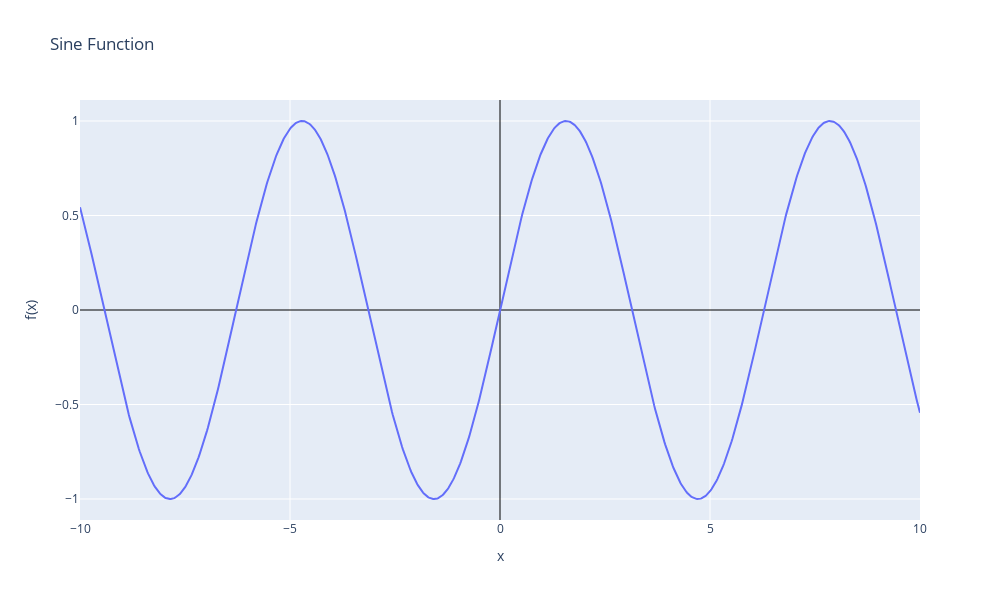
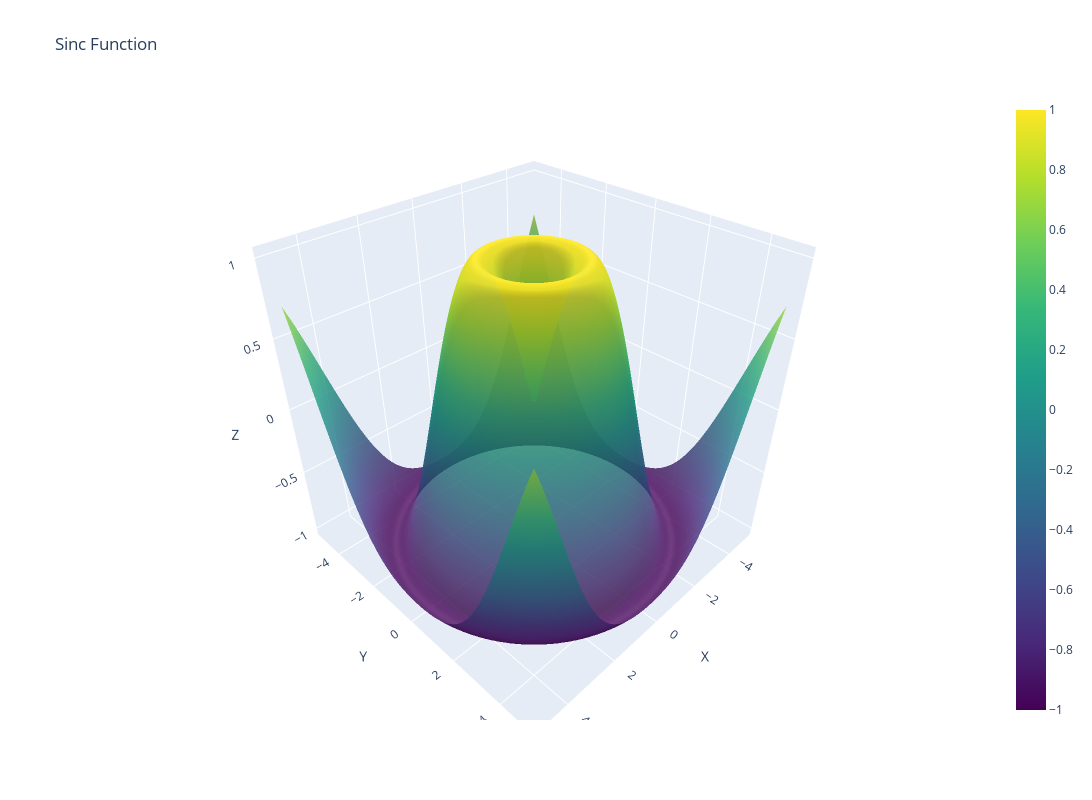
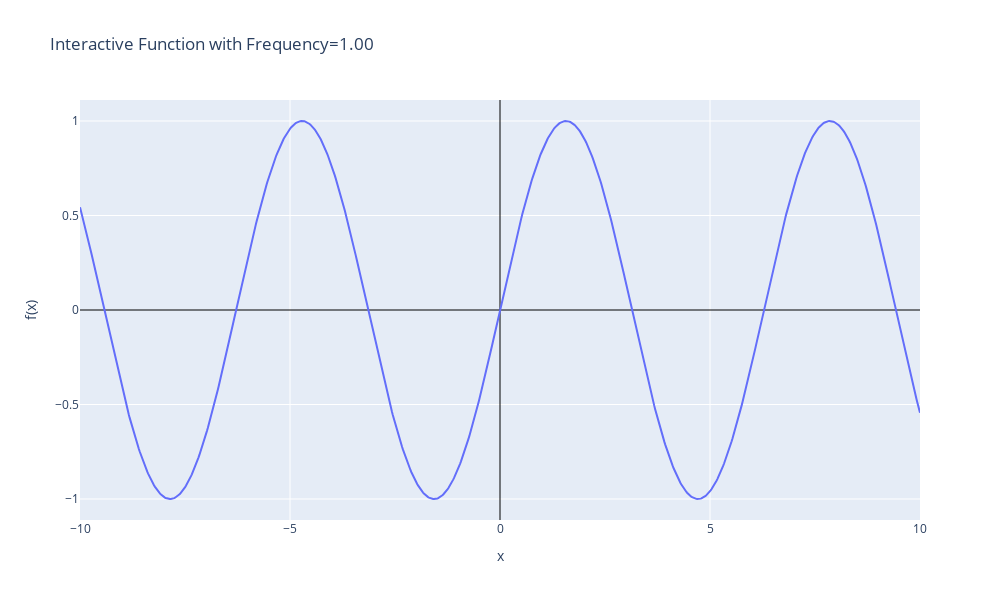
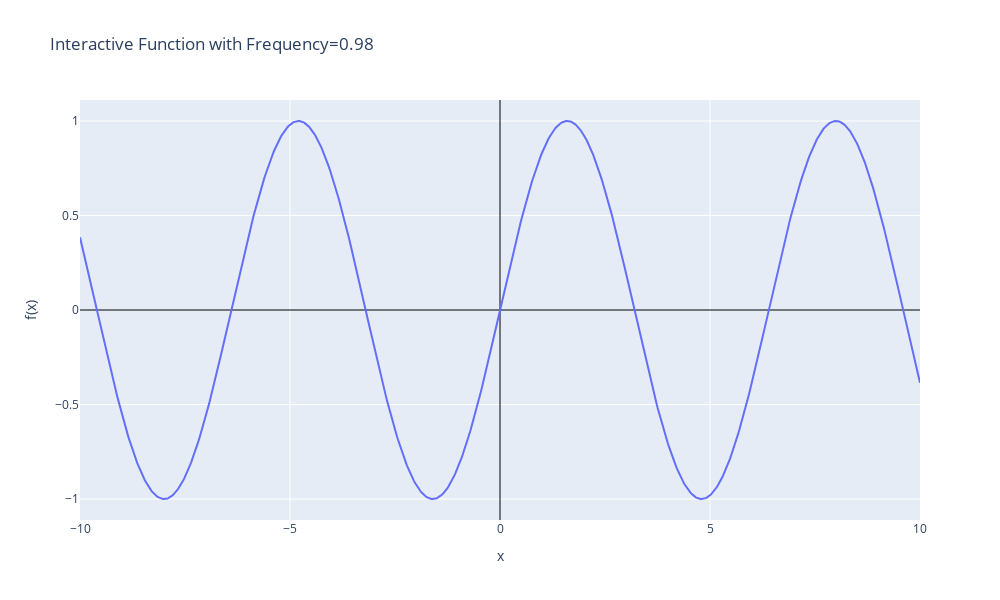

The notebook cell these images were saved under, in order:
### Code cell
import numpy as np
import plotly.graph_objects as go
import plotly.express as px
from plotly.subplots import make_subplots
from ipywidgets import interact, FloatSlider
%matplotlib inline

# 2D Function Visualization
def plot_function_2d(func, x_range=(-10, 10), num_points=1000, title="Function Plot"):
    x = np.linspace(x_range[0], x_range[1], num_points)
    y = func(x)
    
    fig = go.Figure()
    fig.add_trace(go.Scatter(x=x, y=y, mode='lines', name='f(x)'))
    
    fig.update_layout(
        title=title,
        xaxis_title='x',
        yaxis_title='f(x)',
        xaxis=dict(zeroline=True, zerolinewidth=1, zerolinecolor='black'),
        yaxis=dict(zeroline=True, zerolinewidth=1, zerolinecolor='black'),
        width=1000, height=600,
        hovermode='closest'
    )
    
    fig.show()

# 3D Function Visualization
def plot_function_3d(func, x_range=(-5, 5), y_range=(-5, 5), num_points=100, title="3D Function Plot"):
    x = np.linspace(x_range[0], x_range[1], num_points)
    y = np.linspace(y_range[0], y_range[1], num_points)
    X, Y = np.meshgrid(x, y)
    Z = func(X, Y)
    
    fig = go.Figure(data=[go.Surface(z=Z, x=X, y=Y, colorscale='viridis', opacity=0.8)])
    
    fig.update_layout(
        title=title,
        scene=dict(
            xaxis_title='X',
            yaxis_title='Y',
            zaxis_title='Z'
        ),
        width=1200, height=800
    )
    
    fig.show()

# Interactive Function Visualization
def interactive_function(func, param_range=(0, 10), initial_param=1, param_name="a"):
    @interact(param=FloatSlider(min=param_range[0], max=param_range[1], step=(param_range[1]-param_range[0])/100, value=initial_param, description=param_name))
    def update(param=initial_param):
        x = np.linspace(-10, 10, 1000)
        y = func(x, param)
        
        fig = go.Figure()
        fig.add_trace(go.Scatter(x=x, y=y, mode='lines', name=f'f(x) with {param_name}={param:.2f}'))
        
        fig.update_layout(
            title=f'Interactive Function with {param_name}={param:.2f}',
            xaxis_title='x',
            yaxis_title='f(x)',
            xaxis=dict(zeroline=True, zerolinewidth=1, zerolinecolor='black'),
            yaxis=dict(zeroline=True, zerolinewidth=1, zerolinecolor='black'),
            width=1000, height=600
        )
        
        fig.show()

# Example usage:
# 2D function example
plot_function_2d(lambda x: np.sin(x), title="Sine Function")

# 3D function example
plot_function_3d(lambda x, y: np.sin(np.sqrt(x**2 + y**2)), title="Sinc Function")

# Interactive function example
interactive_function(lambda x, a: np.sin(a * x), param_range=(0.1, 5), param_name="Frequency")

### Figure 1 — Plotly figure (JSON) as saved in the notebook; plotly's stock layout.template omitted (floating-point values rounded to 4 significant figures; data arrays with more than 128 entries replaced by an {"elided": "..."} marker saying what was removed)
{"data": [{"mode": "lines", "name": "f(x)", "type": "scatter", "x": {"elided": "1000 float values"}, "y": {"elided": "1000 float values"}}], "layout": {"height": 600, "hovermode": "closest", "title": {"text": "Sine Function"}, "width": 1000, "xaxis": {"title": {"text": "x"}, "zeroline": true, "zerolinecolor": "black", "zerolinewidth": 1}, "yaxis": {"title": {"text": "f(x)"}, "zeroline": true, "zerolinecolor": "black", "zerolinewidth": 1}}}

### Figure 2 — Plotly figure (JSON) as saved in the notebook; plotly's stock layout.template omitted (floating-point values rounded to 4 significant figures; data arrays with more than 128 entries replaced by an {"elided": "..."} marker saying what was removed)
{"data": [{"colorscale": [[0, "#440154"], [0.1111, "#482878"], [0.2222, "#3e4989"], [0.3333, "#31688e"], [0.4444, "#26828e"], [0.5556, "#1f9e89"], [0.6667, "#35b779"], [0.7778, "#6ece58"], [0.8889, "#b5de2b"], [1, "#fde725"]], "opacity": 0.8, "type": "surface", "x": {"elided": "100x100 float values"}, "y": {"elided": "100x100 float values"}, "z": {"elided": "100x100 float values"}}], "layout": {"height": 800, "scene": {"xaxis": {"title": {"text": "X"}}, "yaxis": {"title": {"text": "Y"}}, "zaxis": {"title": {"text": "Z"}}}, "title": {"text": "Sinc Function"}, "width": 1200}}

### Figure 3 — Plotly figure (JSON) as saved in the notebook; plotly's stock layout.template omitted (floating-point values rounded to 4 significant figures; data arrays with more than 128 entries replaced by an {"elided": "..."} marker saying what was removed)
{"data": [{"mode": "lines", "name": "f(x) with Frequency=1.00", "type": "scatter", "x": {"elided": "1000 float values"}, "y": {"elided": "1000 float values"}}], "layout": {"height": 600, "title": {"text": "Interactive Function with Frequency=1.00"}, "width": 1000, "xaxis": {"title": {"text": "x"}, "zeroline": true, "zerolinecolor": "black", "zerolinewidth": 1}, "yaxis": {"title": {"text": "f(x)"}, "zeroline": true, "zerolinecolor": "black", "zerolinewidth": 1}}}

### Figure 4 — Plotly figure (JSON) as saved in the notebook; plotly's stock layout.template omitted (floating-point values rounded to 4 significant figures; data arrays with more than 128 entries replaced by an {"elided": "..."} marker saying what was removed)
{"data": [{"mode": "lines", "name": "f(x) with Frequency=0.98", "type": "scatter", "x": {"elided": "1000 float values"}, "y": {"elided": "1000 float values"}}], "layout": {"height": 600, "title": {"text": "Interactive Function with Frequency=0.98"}, "width": 1000, "xaxis": {"title": {"text": "x"}, "zeroline": true, "zerolinecolor": "black", "zerolinewidth": 1}, "yaxis": {"title": {"text": "f(x)"}, "zeroline": true, "zerolinecolor": "black", "zerolinewidth": 1}}}
